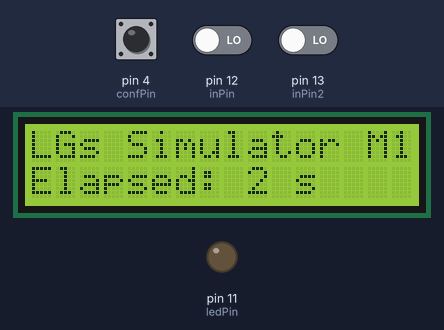
A sketch run on a simulated Arduino Uno, built with avr-gcc and run on an emulated ATmega328P. On the bench: 16×2 character LCD, output pins drawn as LEDs (lit = HIGH). The test bench sets the inputs (shaded band); at power-on: pin 4 (confPin) LOW, pin 13 (inPin2) LOW, pin 12 (inPin) LOW.

Above: at 2.9 s.
3.0 s: pin 4 (confPin) driven HIGH
At 3.6 s:
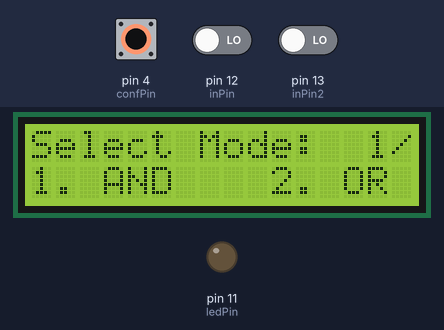
4.5 s: pin 13 (inPin2) driven HIGH
At 5.3 s:
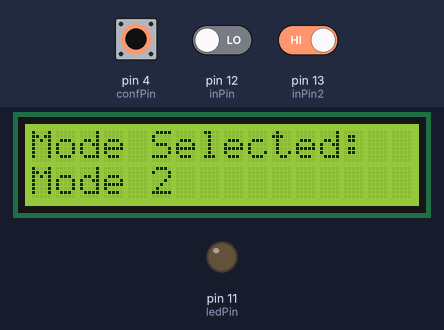
7.5 s: pin 4 (confPin) pulsed LOW 2 times (0.12 s each, 0.3 s apart)
At 9.1 s:
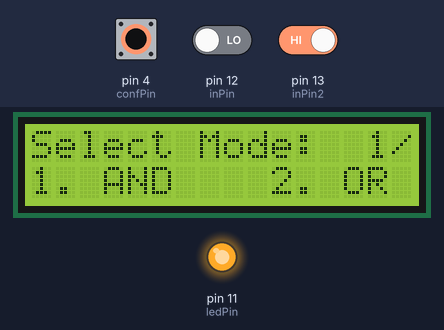
9.6 s: pin 12 (inPin) driven HIGH
At 10.4 s:
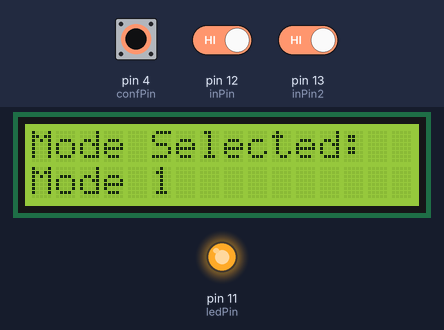
Timing chart, 0 to 12.6 s (numbered marks = the images above; inputs shaded):
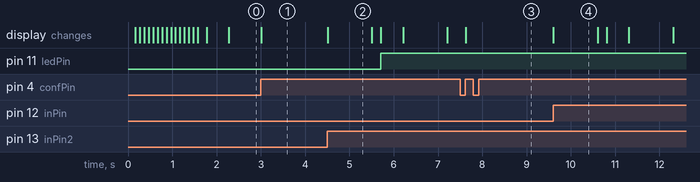

Measured:
- after the input at 3.0 s, the display: changes at once (image 1)
- after the input at 4.5 s, pin 11 (ledPin): LOW → HIGH after 1.2 s; the display: changes at once (image 2)
- after the input at 7.5 s, the display: changes after 0.13 s (image 3)
- after the input at 9.6 s, the display: changes at once (image 4)
- what the display in image 2 shows lasts 1.0 s, from 4.5 s to 5.5 s

The sketch:

LGs.ino
```cpp
#include <LiquidCrystal.h>

// Pin definitions
const int ledPin = 11;
const int inPin = 12;   // Left button
const int inPin2 = 13;  // Right button
const int confPin = 4;  // Config button (SHIFT)

// LCD initialization
LiquidCrystal lcd(2, 3, 6, 7, 8, 9);

// Global variables
bool menuSelect = false;
int menuPage = 0;
const int totalPages = 3; // Total number of menu pages
int selectedMode = 0; // Tracks the selected mode
unsigned long lastElapsedUpdate = 0;

void setup() {
  Serial.begin(9600);
  lcd.begin(16, 2);
  lcd.print("Hello, World!");

  pinMode(ledPin, OUTPUT);
  pinMode(inPin, INPUT);
  pinMode(inPin2, INPUT);
  pinMode(confPin, INPUT);

  // Initial loader
  displayLoader();
}

void loop() {
  handleMenu();
  updateElapsed();
  simulateLogic();
}

// Handle menu navigation and selection
void handleMenu() {
  static int lastConfigState = LOW;
  static int lastLeftState = LOW;
  static int lastRightState = LOW;

  int configState = digitalRead(confPin);
  int leftState = digitalRead(inPin);
  int rightState = digitalRead(inPin2);

  // Toggle menu select mode on config button press (when menu is OFF)
  if (configState == HIGH && lastConfigState == LOW && !menuSelect) {
    menuSelect = true;
    menuPage = 0;
    lcd.clear();
    displayMenu();
  }

  if (menuSelect) {
    if (configState == LOW) {
      // Page navigation when config is not held
      if (leftState == HIGH && lastLeftState == LOW) {
        menuPage = (menuPage - 1 + totalPages) % totalPages;
        displayMenu();
        delay(200); // Simple debounce
      }
      if (rightState == HIGH && lastRightState == LOW) {
        menuPage = (menuPage + 1) % totalPages;
        displayMenu();
        delay(200); // Simple debounce
      }
    } else {
      // Mode selection when config is held
      if (leftState == HIGH && lastLeftState == LOW) {
        selectedMode = menuPage * 2; // Select left mode
        applySelection();
        delay(200); // Simple debounce
      }
      if (rightState == HIGH && lastRightState == LOW) {
        selectedMode = menuPage * 2 + 1; // Select right mode
        applySelection();
        delay(200); // Simple debounce
      }
    }
  }

  lastConfigState = configState;
  lastLeftState = leftState;
  lastRightState = rightState;
}

// Display menu content based on page
void displayMenu() {
  lcd.clear();
  lcd.setCursor(0, 0);
  lcd.print("Select Mode:");

  if (menuPage == 0) {
    lcd.setCursor(0, 1);
    lcd.print("1. AND    2. OR");
  } else if (menuPage == 1) {
    lcd.setCursor(0, 1);
    lcd.print("3. XOR    4. NOR");
  } else if (menuPage == 2) {
    lcd.setCursor(0, 1);
    lcd.print("5. NAND   6. XNOR");
  }

  lcd.setCursor(14, 0);
  lcd.print(menuPage + 1);
  lcd.print("/");
  lcd.print(totalPages);
}

// Apply selected mode logic
void applySelection() {
  lcd.clear();
  lcd.setCursor(0, 0);
  lcd.print("Mode Selected:");
  lcd.setCursor(0, 1);
  lcd.print("Mode ");
  lcd.print(selectedMode + 1); // Display selected mode (1-based index)
  delay(1000);
  menuSelect = false; // Exit menu
  lcd.clear();
}

// Update elapsed time on the main screen
void updateElapsed() {
  if (!menuSelect && millis() - lastElapsedUpdate > 500) {
    lastElapsedUpdate = millis();
    lcd.setCursor(0, 0);
    lcd.print("LGs Simulator M" + String(selectedMode + 1));
    lcd.setCursor(0, 1);
    lcd.print("Elapsed: ");
    lcd.print(millis() / 1000);
    lcd.print(" s");
  }
}

// Simulate logic gate behavior
void simulateLogic() {
  if (!menuSelect) {
    bool i1 = digitalRead(inPin);
    bool i2 = digitalRead(inPin2);

    if (selectedMode == 0 && (i1 && i2)) { // AND gate
      digitalWrite(ledPin, HIGH);
    } else if (selectedMode == 1 && (i1 || i2)) { // OR gate
      digitalWrite(ledPin, HIGH);
    } else if (selectedMode == 2 && XOR(i1, i2)) { // XOR gate
      digitalWrite(ledPin, HIGH);
    } else if (selectedMode == 3 && !(i1 || i2)) { // NOR gate
      digitalWrite(ledPin, HIGH);
    } else if (selectedMode == 4 && !(i1 && i2)) { // NAND gate
      digitalWrite(ledPin, HIGH);
    } else if (selectedMode == 5 && !XOR(i1, i2)) { // XNOR gate
      digitalWrite(ledPin, HIGH);
    } else {
      digitalWrite(ledPin, LOW);
    }
  }
}

// Display a simple loader animation
void displayLoader() {
  lcd.clear();
  lcd.print("Loading... v1.31");
  for (int i = 0; i <= 16; i++) {
    lcd.setCursor(i, 1);
    lcd.write(byte(255));
    delay(100);
  }
  lcd.clear();
}

// XOR logic
bool XOR(bool a, bool b) {
  return a != b;
}
```
